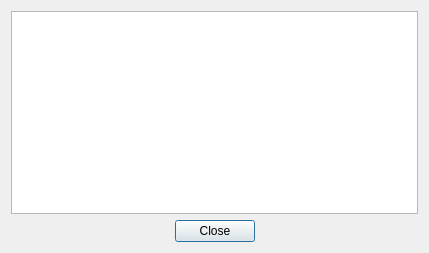
<?xml version="1.0" encoding="UTF-8"?>
<ui version="4.0">
 <class>QRTextContent</class>
 <widget class="QDialog" name="QRTextContent">
  <property name="geometry">
   <rect>
    <x>0</x>
    <y>0</y>
    <width>429</width>
    <height>253</height>
   </rect>
  </property>
  <property name="sizePolicy">
   <sizepolicy hsizetype="Preferred" vsizetype="Preferred">
    <horstretch>0</horstretch>
    <verstretch>0</verstretch>
   </sizepolicy>
  </property>
  <property name="windowTitle">
   <string>QR Text</string>
  </property>
  <layout class="QVBoxLayout" name="verticalLayout">
   <item>
    <layout class="QVBoxLayout" name="verticalLayout_2">
     <item>
      <widget class="QTextEdit" name="content">
       <property name="sizePolicy">
        <sizepolicy hsizetype="Expanding" vsizetype="Expanding">
         <horstretch>0</horstretch>
         <verstretch>0</verstretch>
        </sizepolicy>
       </property>
       <property name="sizeAdjustPolicy">
        <enum>QAbstractScrollArea::AdjustToContents</enum>
       </property>
       <property name="readOnly">
        <bool>true</bool>
       </property>
      </widget>
     </item>
     <item>
      <widget class="QDialogButtonBox" name="buttonBox">
       <property name="sizePolicy">
        <sizepolicy hsizetype="Minimum" vsizetype="Minimum">
         <horstretch>0</horstretch>
         <verstretch>0</verstretch>
        </sizepolicy>
       </property>
       <property name="orientation">
        <enum>Qt::Horizontal</enum>
       </property>
       <property name="standardButtons">
        <set>QDialogButtonBox::Close</set>
       </property>
       <property name="centerButtons">
        <bool>true</bool>
       </property>
      </widget>
     </item>
    </layout>
   </item>
  </layout>
 </widget>
 <resources/>
 <connections>
  <connection>
   <sender>buttonBox</sender>
   <signal>accepted()</signal>
   <receiver>QRTextContent</receiver>
   <slot>accept()</slot>
   <hints>
    <hint type="sourcelabel">
     <x>248</x>
     <y>254</y>
    </hint>
    <hint type="destinationlabel">
     <x>157</x>
     <y>274</y>
    </hint>
   </hints>
  </connection>
  <connection>
   <sender>buttonBox</sender>
   <signal>rejected()</signal>
   <receiver>QRTextContent</receiver>
   <slot>reject()</slot>
   <hints>
    <hint type="sourcelabel">
     <x>316</x>
     <y>260</y>
    </hint>
    <hint type="destinationlabel">
     <x>286</x>
     <y>274</y>
    </hint>
   </hints>
  </connection>
 </connections>
</ui>
